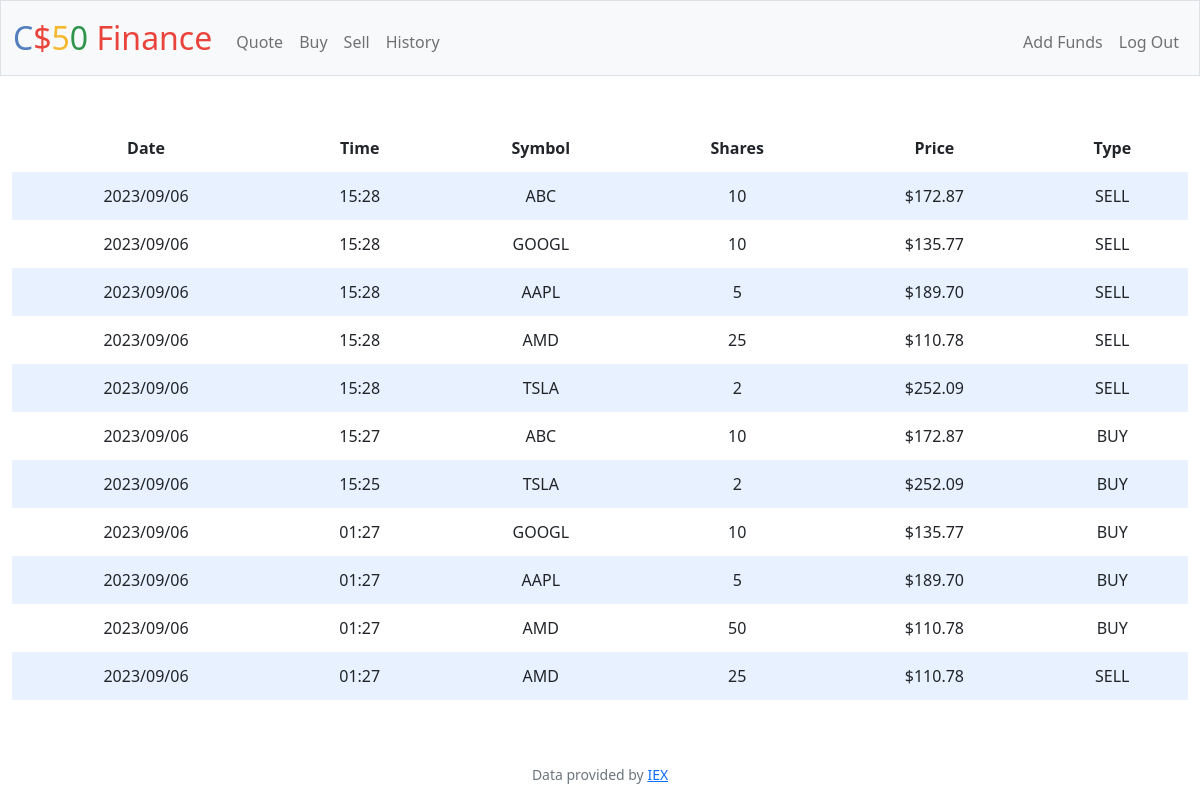
The app's page /history (signed in) with its own data.
### tables this page shows
CREATE TABLE transactions (
    id INTEGER PRIMARY KEY AUTOINCREMENT NOT NULL,
    date TEXT NOT NULL,
    time TEXT NOT NULL,
    user_id INT NOT NULL,
    symbol TEXT NOT NULL,
    quantity INT NOT NULL,
    price FLOAT NOT NULL,
    status TEXT NOT NULL
);

### app.py (the view)
@app.route("/history")
@login_required
def history():
    rows = db.execute("SELECT date,time,symbol,quantity,price,status FROM transactions WHERE user_id = ? ORDER BY date DESC, time DESC;", session["user_id"])
    return render_template("history.html", rows=rows)

### app.py (called while the page is built)
@app.after_request
def after_request(response):
    response.headers["Cache-Control"] = "no-cache, no-store, must-revalidate"
    response.headers["Expires"] = 0
    response.headers["Pragma"] = "no-cache"
    return response

### helpers.py (called while the page is built)
def login_required(f):
    @wraps(f)
    def decorated_function(*args, **kwargs):
        if session.get("user_id") is None:
            return redirect("/login")
        return f(*args, **kwargs)
    return decorated_function

def usd(value):
    return f"${value:,.2f}"

### templates/history.html (shortened to what this page needs)
{% extends "layout.html" %}
{% block main %}
    <table>
        <thead>
            <tr>
                <th>Date</th>
                <th>Time</th>
                <th>Symbol</th>
                <th>Shares</th>
                <th>Price</th>
                <th>Type</th>
            </tr>
        </thead>
        <tbody>
            {% for row in rows %}
                <tr>
                    <td>{{ row.date }}</td>
                    <td>{{ row.time }}</td>
                    <td>{{ row.symbol }}</td>
                    <td>{{ row.quantity }}</td>
                    <td>{{ row.price | usd }}</td>
                    <td>{{ row.status }}</td>
                </tr>
            {% endfor %}
        </tbody>
    </table>
{% endblock %}

### templates/layout.html (shortened to what this page needs)
<!DOCTYPE html>
<html lang="en">
    <head>
        <link href="https://cdn.jsdelivr.net/npm/bootstrap@5.1.3/dist/css/bootstrap.min.css" rel="stylesheet">
        <link href="/static/styles.css" rel="stylesheet">
    </head>
    <body>
        <nav class="bg-light border navbar navbar-expand-md navbar-light">
            <div class="container-fluid">
                <a class="navbar-brand" href="/"><span class="blue">C</span><span class="red">$</span><span class="yellow">5</span><span class="green">0</span> <span class="red">Finance</span></a>
                <div class="collapse navbar-collapse" id="navbar">
                    {% if session["user_id"] %}
                        <ul class="navbar-nav me-auto mt-2">
                            <li class="nav-item"><a class="nav-link" href="/quote">Quote</a></li>
                            <li class="nav-item"><a class="nav-link" href="/buy">Buy</a></li>
                            <li class="nav-item"><a class="nav-link" href="/sell">Sell</a></li>
                            <li class="nav-item"><a class="nav-link" href="/history">History</a></li>
                        </ul>
                        <ul class="navbar-nav ms-auto mt-2">
                            <li class="nav-item"><a class="nav-link" href="/add_cash">Add Funds</a></li>
                            <li class="nav-item"><a class="nav-link" href="/logout">Log Out</a></li>
                        </ul>
                    {% else %}
                        <ul class="navbar-nav ms-auto mt-2">
                            <li class="nav-item"><a class="nav-link" href="/register">Register</a></li>
                            <li class="nav-item"><a class="nav-link" href="/login">Log In</a></li>
                        </ul>
                    {% endif %}
                </div>
            </div>
        </nav>
        <main class="container-fluid py-5 text-center">
            {% block main %}{% endblock %}
        </main>
        <footer class="mb-5 small text-center text-muted">
            Data provided by <a href="https://iexcloud.io/">IEX</a>
        </footer>
    </body>
</html>

### static/styles.css (style rules this page uses)
nav .navbar-brand { font-size: xx-large; }
nav .navbar-brand .blue { color: #537fbe; }
nav .navbar-brand .red { color: #ea433b; }
nav .navbar-brand .yellow { color: #f5b82e; }
nav .navbar-brand .green { color: #2e944b; }
table { background-color: transparent; margin-bottom: 1rem; width: 100%; }
table th, table td { padding: 0.75rem; vertical-align: middle; }
tbody tr:nth-of-type(odd) { background-color: rgb(179, 208, 255, 0.3) }

### records on screen
transactions: date "2023/09/06", time "15:28", symbol "ABC", quantity "10", price "$172.87", status "SELL"
transactions: date "2023/09/06", time "15:28", symbol "GOOGL", quantity "10", price "$135.77", status "SELL"
transactions: date "2023/09/06", time "15:28", symbol "AAPL", quantity "5", price "$189.70", status "SELL"
transactions: date "2023/09/06", time "15:28", symbol "AMD", quantity "25", price "$110.78", status "SELL"
transactions: date "2023/09/06", time "15:28", symbol "TSLA", quantity "2", price "$252.09", status "SELL"
transactions: date "2023/09/06", time "15:27", symbol "ABC", quantity "10", price "$172.87", status "BUY"
transactions: date "2023/09/06", time "15:25", symbol "TSLA", quantity "2", price "$252.09", status "BUY"
transactions: date "2023/09/06", time "01:27", symbol "GOOGL", quantity "10", price "$135.77", status "BUY"
transactions: date "2023/09/06", time "01:27", symbol "AAPL", quantity "5", price "$189.70", status "BUY"
transactions: date "2023/09/06", time "01:27", symbol "AMD", quantity "50", price "$110.78", status "BUY"
transactions: date "2023/09/06", time "01:27", symbol "AMD", quantity "25", price "$110.78", status "SELL"
